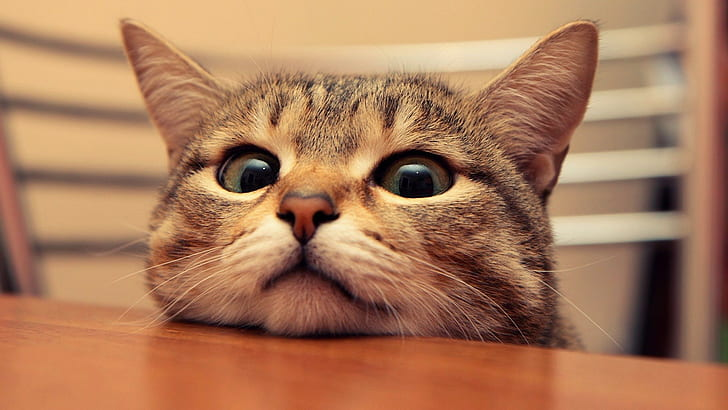
#> input picture ComputerVision/cat.jpg, 728 x 410 px
$ jupyter execute lines_edges_and_colors.ipynb
#> lines starting #> are read from the running program, lines starting #| are printed output that depends on the picture; after the words box and inside, x2 and y2 are one past the last pixel; in counts of white or black regions, pixels touching at a corner belong together
<h1 style="color: #FF8C00;">About Lines, Edges and Colors</h1>

* How do Humans (and machines) percieve the world; a brief introduction to Computer Vision.

<h3 style="color: #FF6347;">What is Computer Vision?</h3>

* In a **nutshell**, another buzzword for something we can eventually understand.

* Also, Computer Vision (CV) is a subfield of artificial intelligence that focuses on teaching computers to see and interpret the world as humans do. It is inspired by our understanding of biological vision systems in animals.

<h3 style="color: #FF6347;">How Computer Vision started:</h3>

With a cat.

<div style="text-align: justify">In 1959 two scientists, Hubel and Wiesel conducted an experiment with a cat by placing it In a harness and inserting an electrode into its primary visual cortex. Then, they showed it some images on a screen. The cat's visual cortex did not respond to any of the images. But the EUREKA moment came later, as they turn off the screen, the cat’s neurons responded to a simple horizontal line of light appeared. </div>

This investigation set up the basics for Computer Vision and to understand animal vision, as it suggested that we perceive the world as a combination of **<u>lines</u>**  and **<u>edges</u>**  which ultimately form more complex shapes.

<h3 style="color: #FF6347;">How Human Vision works:</h3>

Human vision relies on **eyes** and the **brain** **-->** We capture images of our surroundings, and our brain works to interpret and understand these images.

The human **eye** captures light and focuses it onto the retina, which contains **light-sensitive cells** called rods and cones.
* **Rods**:  Responsible for low-light vision.
* **Cones**: Processes colour vision and details.

The retina converts light into **electrical signals** through these cells, and those electric pulses travel through the optic nerve and finally are transmitted to the **brain**.

The **brain** processes this signal in our **primary visual cortex**, located in the **occipital lobe**, which is responsible for... basic **<u>lines</u>** and <u>**edge**</u> detection.

Other parts of human visual processing occurs in other regions of the brain to recognize objects, faces, shapes, and more complex visual information.

<h3 style="color: #FF6347;">How Machine Vision works:</h3>

The **“eye”** of Machine Vision works by converting digital images into numerical representations that can be processed and analysed.
* Any digital image can be converted to a NumPy array, which translates the image as a matrix of pixels, with each pixel containing the intensity values of three basic colour channels: red, green, and blue.
* To simplify processing and reduce computational requirements, the image is often converted to grayscale. The grayscale pixel values represent intensity levels ranging from 0 (black) to 255 (white).

The **“brain”** of Machine Vision works by using ”**Convolutional Neural Networks”** (CNNs) and Deep Learning techniques (DL), both of which are deeply rooted in how we compute information with our own brain.

* CNNs aim to replicate the hierarchical structure of the brain by processing the images in a series of layers and using weights to adjust the importance of the input features.
* During the training process, each layer focuses on specific features like edges and lines.
* Weights are then updated in each loop, adding complexity to the process of finding patterns and features from the input-images.

CNNs are commonly used for human-like tasks like ”**image classification”**, **object detection”** and ”**segmentation”** (medical imaging, facial recognition, autonomous motion, for e.g).

<h3 style="color: #FF6347;">How to Start with it (an easy approach):</h3>

1.	**Define the problem and determine what you want to achieve with the image.**
2.	Acquire a digital image (photography, recording, digital scanner, cam…).
3.	Process the image using techniques like resizing, cropping, rotating, or converting to grayscale (depending on what you want to achieve).
4.	Have fun ! Feed the processed image into a CV model to interpret objects, features, and patterns.

For beginners, **OpenCV** and **scikit-image** are excellent libraries to start with due to their versatility and the availability of extensive options **-->** Let’s walk through it :)

<h1 style="color: #00BFFF;">00 |</h1>

<h3 style="color: #0099CC;">Libraries</h3>

[cell 1]
# 📚 Basic libraries
import numpy as np # images will be converted to a numpy array
from matplotlib import pyplot as plt # 2D visualizations
import warnings
warnings.filterwarnings("ignore")

# 🌐 Computer Vision
import cv2 # computer vision management
from skimage.transform import rescale, resize, downscale_local_mean # computer vision pre-processing

# 🤖 Computer Vision Machine Learning

# Circular and Elliptical Hough Transforms\
from skimage import data, color
from skimage.transform import hough_circle, hough_circle_peaks #
from skimage.feature import canny
from skimage.draw import circle_perimeter
from skimage.util import img_as_ubyte

# Trainable segmentation using local features and random forests
from skimage import data, segmentation, feature, future
from sklearn.ensemble import RandomForestClassifier
from functools import partial

<h3 style="color: #0099CC;">Reading the Data</h3>

[cell 2]
# Load your own image
image = cv2.imread('cat.jpg', 0) # 0 for grayscale
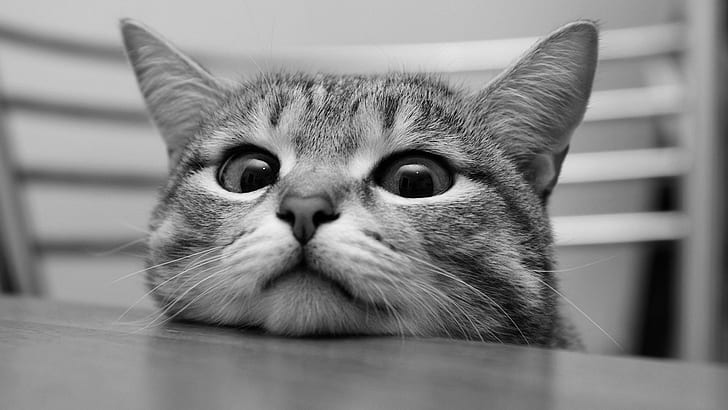
#> image: shape (410, 728); min 0, max 255, mean 133

# Plotting it in a Euclidean space
plt.imshow(image, 'gray') # image, grayscale color
plt.title('Are you Kitten me?') # title
plt.axis('off') # removing the axis
plt.show()

[cell 3]
# Inverted images colors (dark background and bridge contorns make it easier for Hough transform)
image = ~image # We use the todle to invert the image colors
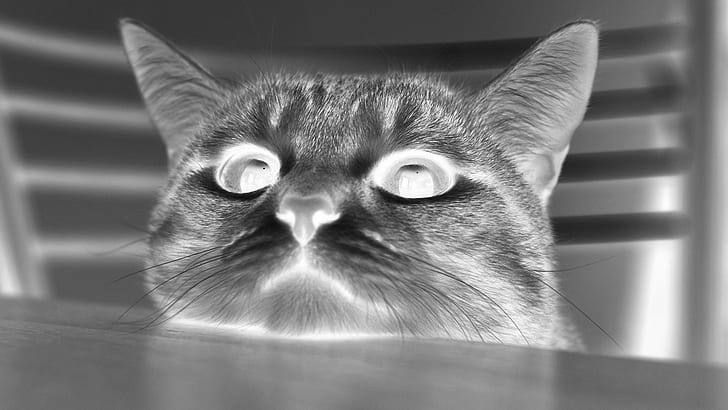
#> image: shape (410, 728); min 0, max 255, mean 122

# Showing the image
plt.imshow(image, 'gray') # image, grayscale color
plt.title('"Multinuclated Histiocyte" - Inverted') # title
plt.axis('off') # removing the axis
plt.show()

[cell 4]
from skimage.transform import hough_line, hough_line_peaks # Hough transform

[cell 5]
# Classic straight-line Hough transform
# You can increase/decrease  the number of points if needed.
tested_angles = np.linspace(-np.pi / 2, np.pi / 53, 800, endpoint=False)

[cell 6]
# Perform Hough Transformation to change x, y, to h, theta, dist space.
hspace, theta, dist = hough_line(image, tested_angles)
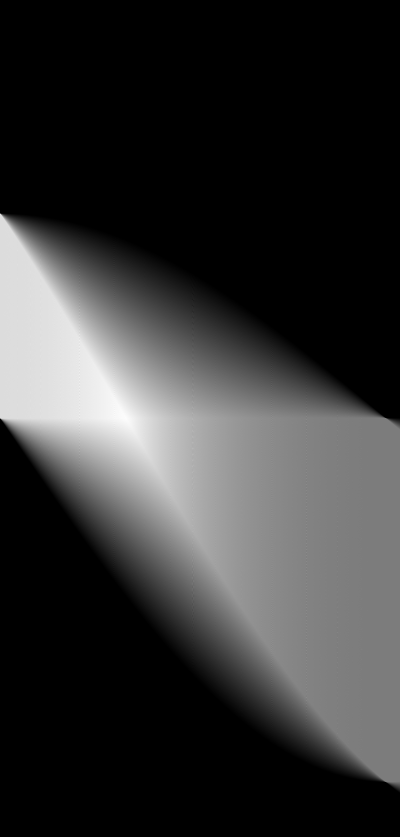
#> hspace: shape (1673, 800) uint64 (shown at 1/2 size); min 0, max 841, mean 178.4; drawn with min black and max white
#> theta = 800 values from -1.57 to 0.0572; dist = 1673 values from -836 to 836

plt.imshow(hspace) # image, grayscale color
plt.title('"Multinuclated Histiocyte" - Line Peaks') # title
plt.axis('off') # removing the axis
plt.show()

<h3 style="color: #0099CC;">Pixel matrix</h3>

import sys # system parameters
np.set_printoptions(threshold=sys.maxsize) # ⚙️ to display all rows in a numpy array

# Convert the image to a numpy array (pixel matrix)
pixel_matrix = np.array(image)

# Display the pixel matrix
print(pixel_matrix)

<h1 style="color: #00BFFF;">01 | Data Pre-processing</h1>

<h3 style="color: #0099CC;">Inverting the image</h3>

[cell 7]
# Inverted images colors (dark background and bridge contorns make it easier to detect edges transform)
image = ~image # We use the todle to invert the image colors

# Showing the image
plt.imshow(image, 'gray') # image, grayscale color
plt.title('"Are you Kitten me?" - Inverted') # title
plt.axis('off') # removing the axis
plt.show()

<h3 style="color: #0099CC;">Rescaling the image</h3>

* Reescaling allow us to change the size of an image while maintening its aspect ratio.
* Useful to ensure that all images for testing and training have the same dimensions.

[cell 8]
img_rescaled = rescale(image, 1.0 / 3.0, anti_aliasing=False) # ⚙️ play with the settings
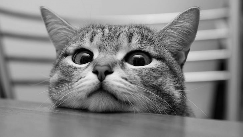
#> img_rescaled: shape (137, 243) float64; min 0, max 0.939, mean 0.522
# 1 / 2 = 50%
# 1 / 4 = 20%

# Showing the image
plt.imshow(img_rescaled, 'gray') # image, grayscale color
plt.title('"Are you Kitten me?" - Rescaled') # title
plt.axis('off') # removing the axis
plt.show()

<h3 style="color: #0099CC;">Resize the image</h3>

* Also self-explanatory, it's used to normalize the size of images in a dataset.

[cell 9]
img_resized = resize(image, (200, 200), # ⚙️ play with the settings
                     anti_aliasing = True)
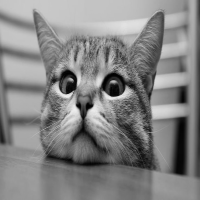
#> img_resized: shape (200, 200) float64; min 0.00193, max 0.939, mean 0.522

# Showing the image
plt.imshow(img_resized, 'gray') # image, grayscale color
plt.title('"Multinuclated Histiocyte" - Resized') # title
plt.axis('off') # removing the axis
plt.show()

<h3 style="color: #0099CC;">Downscale the image</h3>

* Downscaling is odd, similar to reescaling; the dimensions of the image are reduced, but it can also lead to quality lost.
* It's usually followed by upscaling to retain important details from an image.

[cell 10]
img_downscaled = downscale_local_mean(image, (8, 8)) # ⚙️ play with the settings
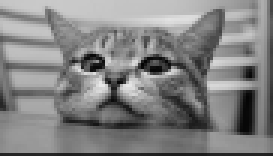
#> img_downscaled: shape (52, 91) float64 (shown 3 times larger); min 4, max 233, mean 131.1

# Showing the image
plt.imshow(img_downscaled, 'gray') # image, grayscale color
plt.title('"Multinuclated Histiocyte" - Downscaled') # title
plt.axis('off') # removing the axis
plt.show()

<h1 style="color: #00BFFF;">01 | Morphological transformations</h1>

<h2 style="color: #008080;">Circular and Elliptical Hough Transforms</h2>

The straight line is normally paramaterized as: y = mx + b,

Where **m** is the slope and **b** is the intercept.

NOTE: **m** goes to infinity for vertical lines

This line can also be represented as:

r = r cos 0 + y sin 0

Where **r** is the distance from the origin to the closest point on the straight line. (r, 0) corresponds to the Hough space representation of a line.

[cell 11]
# Load picture and detect edges
edges = canny(image, sigma=3, low_threshold=10, high_threshold=50)
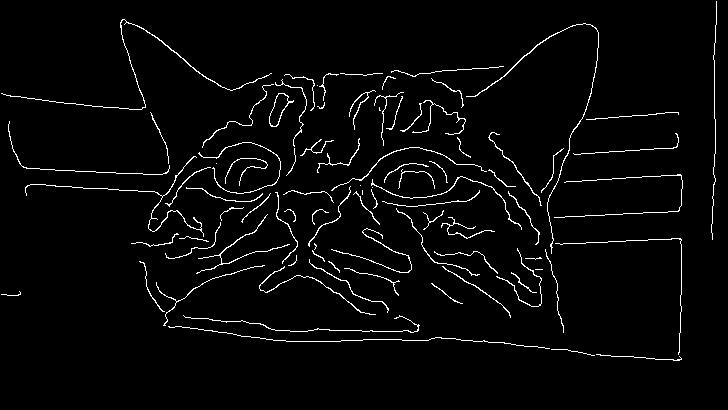
#> edges: shape (410, 728) bool; 3% white in thin lines or dots, all inside (x1, y1, x2, y2) = (1, 1, 717, 361)


# Detect two radii
hough_radii = np.arange(20, 35, 2)
hough_res = hough_circle(edges, hough_radii)

# Select the most prominent 3 circles
accums, cx, cy, radii = hough_circle_peaks(hough_res, hough_radii,
                                           total_num_peaks=3)
#> accums = [0.35, 0.347, 0.347]; cx = [437, 237, 244]; cy = [174, 169, 171]; radii = [20, 24, 30]

# Draw them
fig, ax = plt.subplots(ncols=1, nrows=1, figsize=(10, 4))
image = color.gray2rgb(image)
#> image: shape (410, 728, 3)
for center_y, center_x, radius in zip(cy, cx, radii):
    circy, circx = circle_perimeter(center_y, center_x, radius,
                                    shape=image.shape)
    image[circy, circx] = (220, 20, 20)
#> this loop made 3 passes
#> (center_y, center_x, radius) on passes 1 to 3: (174, 437, 20), (169, 237, 24), (171, 244, 30)
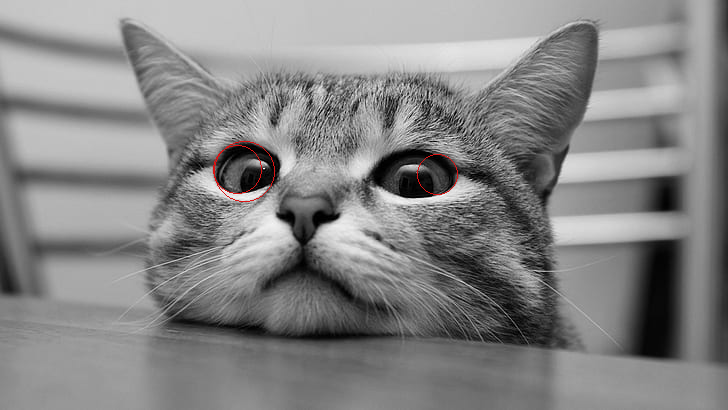
#> image: shape (410, 728, 3); mean R, G, B 133.2, 132.9, 132.9

ax.imshow(image, cmap=plt.cm.gray)
plt.show()
